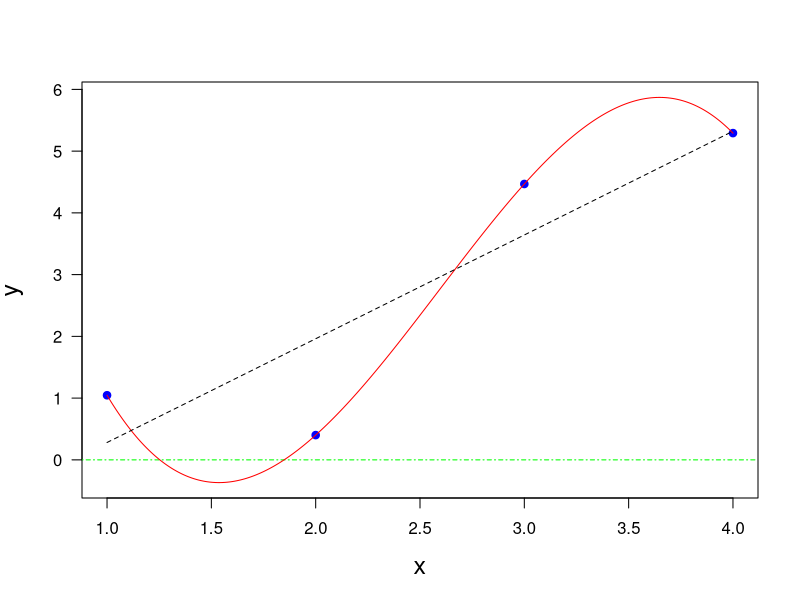

Generate this figure with R:
print('file: FitTheNoise.R')
# fitting the noise
print('Generate data:')
set.seed(1953)
x = seq(1,4); n = length(x)
y = -0.3 + 1.3*x+2.1*rnorm(x)
print('Fit polynomial:')
out = lm(y ~ x+I(x^2)+I(x^3))
z = summary(out)
b = z$coefficients[1:n]
xfit = seq(min(x),max(x),0.01); L = length(xfit)
yfit = rep(b[1],L)
for(j in 2:n) yfit = yfit+b[j]*xfit^(j-1)
outSLR = summary(lm(y ~ x))
ic = outSLR$coefficients[1]
slope = outSLR$coefficients[2]
ySLR = ic+slope*xfit
# png('PolyfitPerfect181121.png',width=16,height=12,units='cm',res=300)
plot(x,y,type='p',lwd=4,col='blue',xlab='x',ylab='y',las=1,cex=0.6,
     ylim=c(min(yfit),max(yfit)),cex.lab=1.5)
abline(0,0,col='green',lty=4)
lines(xfit,yfit,col='red')
lines(xfit,ySLR,col='black',lty=2)
# dev.off()
